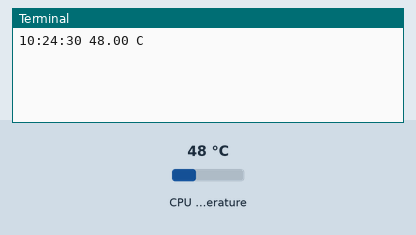
A program run on a simulated Raspberry Pi (BCM pin numbers). Parts: the last lines printed to the terminal. The test bench sets the inputs (shaded band); at power-on: CPU temperature 48 °C. The clock reads 2024-03-15 10:24:30 at power-on unless the program sets it; files the program writes start out absent.

Above: at 1.2 s.
1.3 s: CPU temperature set to 31 °C
At 6.0 s:
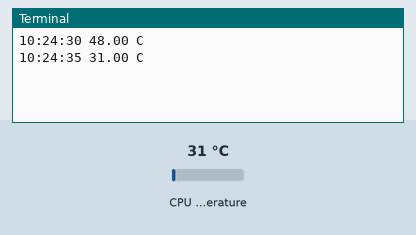
7.3 s: CPU temperature set to 44 °C
At 11.1 s:
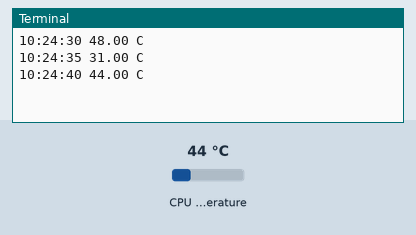
Timing chart, 0 to 12.6 s (numbered marks = the images above; inputs shaded):
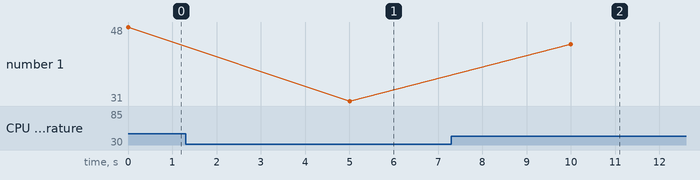

Measured:
- after the input at 1.3 s, the terminal: prints a new line after 3.7 s (image 1)
- after the input at 7.3 s, the terminal: prints a new line after 2.7 s (image 2)
- plotted number 1: 48 → 31 after the input at 1.3 s, 31 → 44 after the input at 7.3 s

The program:

rpi_get_temp.py
```python
from gpiozero import CPUTemperature
import csv
from datetime import datetime as dt
import time

cpu = CPUTemperature()

try:
    with open("temp.csv",'w') as csvfile:
        writer = csv.writer(csvfile)
        while(True):
            temp = cpu.temperature
            cur_time = dt.now().strftime('%H:%M:%S')
            writer.writerow([cur_time, temp])
            print(cur_time, '{:.2f} C'.format(temp))
            time.sleep(5)
except KeyboardInterrupt:
    pass
```
